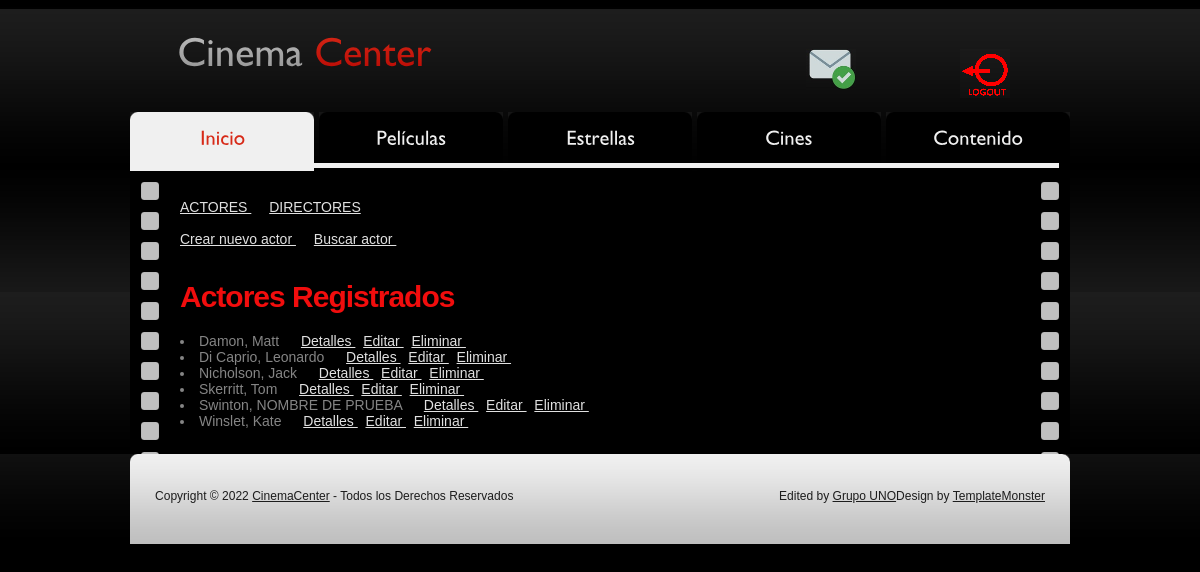
The page /cineproyecto/all-actors-list/ (signed in) on the database its author committed.
### cineproyecto/models.py (models this page shows)
class Actors(models.Model):
    name = models.CharField("Nombre",max_length=30)
    surname = models.CharField("Apellido",max_length=30)
    nac = models.CharField("Nacionalidad",max_length=30)
    birth_date = models.DateField("Nacimiento")
    def __str__(self) -> str:
        return f"{self.surname}, {self.name}"
    class Meta:
        verbose_name = "Actor"
        verbose_name_plural = "Actores"
        ordering = ["surname"]

### cineproyecto/views.py (the view)
# urls.py: path('all-actors-list/', Allactorslist.as_view(), name = 'Actorslist'),
class Allactorslist (ListView):
    model = Actors
    template_name = "all-actors-list.html"
    def get_queryset(self):
        return Actors.objects.order_by('surname')

### cineproyecto/templates/all-actors-list.html
{% extends 'main-template.html' %}
    {% block contenido %}
    <body>
    <div class="tail-top">
        <div class="tail-bottom">
            <div id="main">
                <div id="content">
                    <div class="line-hor"></div>
                    <div class="box">
                      <div class="border-right">
                        <div class="border-left">
                          <div class="inner">
                            <a href="{% url 'Actorslist' %}"> ACTORES </a> &emsp;
                            <a href="{% url 'Directorslist' %}"> DIRECTORES </a>
                        <BR></BR>
                        {% if request.user.is_staff %}
                            <a href='{% url "Actors" %}' color="black">Crear nuevo actor </a> &emsp;
                        {% endif %}
                        <a href='{% url "FindActor" %}'>Buscar actor </a> &emsp;
                        <br><br><br>
                        <h4> Actores Registrados </h4>
                        {% for actor in object_list%}
                            <li>
                                {{actor}} &emsp;
                                <a href='{% url "ActorDetail" actor.id %}'> Detalles </a> &nbsp;
                                {% if request.user.is_staff %}
                                <a href='{% url "ActorEdit" actor.id %}'> Editar </a> &nbsp;
                                <a href='{% url "ActorDelete" actor.id %}'> Eliminar </a> &nbsp;
                                {% endif  %}
                            </li>
                        {% endfor %}
                            </div>
                        </div>
                    </div>
                </div>
                </div>
            </div>
        </div>
    </div>
    </body>
    {% endblock contenido %}

### cineproyecto/static/cineproyecto/css/style.css (style rules this page uses)
* { margin:0; padding:0; }
html, body { min-width:940px; }
body { background:#000; font-family:Arial, Helvetica, sans-serif; font-size:100%; line-height:1em; color:#858585; }
#main { width:940px; margin:0 auto; font-size:0.875em; }
.tail-top { background:url(../images/tail-top.gif) left top repeat-x #1d1d1d; }
.tail-bottom { background:url(../images/tail-bottom.gif) left bottom repeat-x; }
a { color:#e1e1e1; outline:none; }
h4 { font-size:30px; line-height:1.2em; letter-spacing:-1px; color:#f10d0d; margin-bottom:18px; }
.line-hor { overflow:hidden; font-size:0; line-height:0; width:918px; height:8px; margin-left:11px; background:url(../images/line-hor.gif) repeat-x left top; z-index:1; position:relative; }
.box { background:#000; width:100%; margin-top:-3px; }
.box .border-left { background:url(../images/border-left.gif) repeat-y left top; }
.box .border-right { background:url(../images/border-right.gif) repeat-y right top; }
.box .inner { padding:28px 50px 25px 50px; }
#page1 #content .box { margin:0; }
a { outline:none; }

### rows shown on the page
Actors: surname+name "Damon, Matt"
Actors: surname+name "Di Caprio, Leonardo"
Actors: surname+name "Nicholson, Jack"
Actors: surname+name "Skerritt, Tom"
Actors: surname+name "Swinton, NOMBRE DE PRUEBA"
Actors: surname+name "Winslet, Kate"
